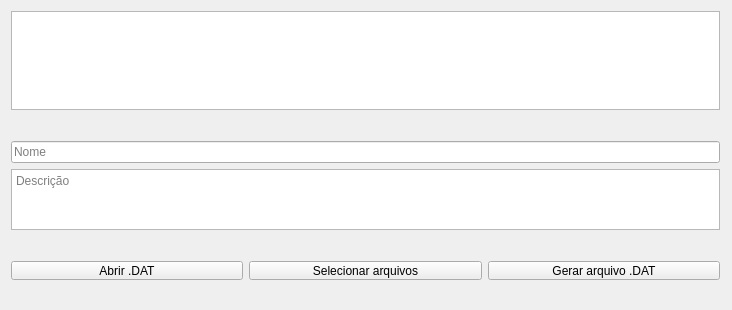
<?xml version="1.0" encoding="UTF-8"?>
<ui version="4.0">
 <class>MainWindow</class>
 <widget class="QMainWindow" name="MainWindow">
  <property name="geometry">
   <rect>
    <x>0</x>
    <y>0</y>
    <width>732</width>
    <height>310</height>
   </rect>
  </property>
  <property name="minimumSize">
   <size>
    <width>732</width>
    <height>310</height>
   </size>
  </property>
  <property name="maximumSize">
   <size>
    <width>732</width>
    <height>310</height>
   </size>
  </property>
  <property name="windowTitle">
   <string>Medieval Engine Helper v1.0</string>
  </property>
  <widget class="QWidget" name="centralWidget">
   <widget class="QWidget" name="gridLayoutWidget">
    <property name="geometry">
     <rect>
      <x>0</x>
      <y>0</y>
      <width>731</width>
      <height>121</height>
     </rect>
    </property>
    <layout class="QGridLayout" name="gridLayout">
     <item row="0" column="0">
      <widget class="QListWidget" name="listWidget"/>
     </item>
    </layout>
   </widget>
   <widget class="QWidget" name="horizontalLayoutWidget">
    <property name="geometry">
     <rect>
      <x>0</x>
      <y>250</y>
      <width>731</width>
      <height>41</height>
     </rect>
    </property>
    <layout class="QHBoxLayout" name="horizontalLayout">
     <item>
      <widget class="QPushButton" name="pushButton_3">
       <property name="text">
        <string>Abrir .DAT</string>
       </property>
      </widget>
     </item>
     <item>
      <widget class="QPushButton" name="pushButton_2">
       <property name="text">
        <string>Selecionar arquivos</string>
       </property>
      </widget>
     </item>
     <item>
      <widget class="QPushButton" name="pushButton">
       <property name="text">
        <string>Gerar arquivo .DAT</string>
       </property>
      </widget>
     </item>
    </layout>
   </widget>
   <widget class="QWidget" name="verticalLayoutWidget">
    <property name="geometry">
     <rect>
      <x>0</x>
      <y>130</y>
      <width>731</width>
      <height>111</height>
     </rect>
    </property>
    <layout class="QVBoxLayout" name="verticalLayout">
     <item>
      <widget class="QLineEdit" name="nome">
       <property name="inputMask">
        <string/>
       </property>
       <property name="maxLength">
        <number>300</number>
       </property>
       <property name="placeholderText">
        <string>Nome</string>
       </property>
      </widget>
     </item>
     <item>
      <widget class="QPlainTextEdit" name="descricao">
       <property name="placeholderText">
        <string>Descrição</string>
       </property>
      </widget>
     </item>
    </layout>
   </widget>
  </widget>
 </widget>
 <layoutdefault spacing="6" margin="11"/>
 <resources/>
 <connections/>
</ui>
